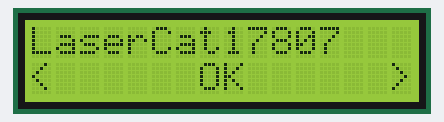
A sketch run on a simulated Arduino Uno, built with avr-gcc and run on an emulated ATmega328P. Parts: 16×2 character LCD. Random numbers use the default seed unless the sketch sets one.

Above: at 0.1 s.
At 3.2 s:
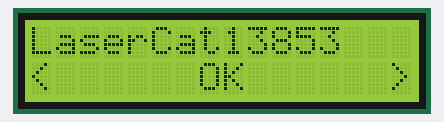
At 9.2 s:
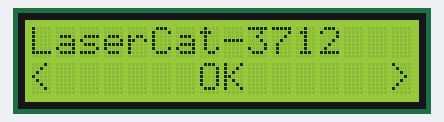
At 18.3 s:
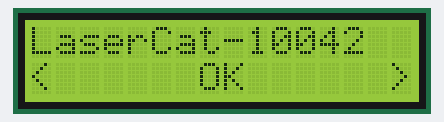
At 27.4 s:
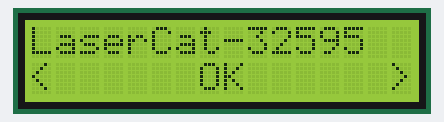
At 36.5 s:
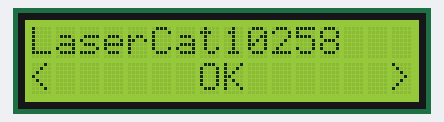

The sketch:

PLCb_LCD_Startup_Code_V3_with_I2C.ino
```cpp
//#include <LiquidCrystal.h>
#include <Wire.h>
//#include <Adafruit_LiquidCrystal.h>
#include <LiquidCrystal_I2C.h>


//const int  en = 2, rw = 1, rs = 0, d4 = 4, d5 = 5, d6 = 6, d7 = 7, bl = 3;
/*
// Define I2C Address - change if reqiuired
const int i2c_addr = 0x3F;
*/
LiquidCrystal_I2C lcd(0x27, 16, 2);
//LCD
//const int rs = 12, enLCD = 11, d4 = 5, d5 = 4, d6 = 3, d7 = 2;
//LiquidCrystal_I2C lcd(rs, enLCD, d4, d5, d6, d7);

//lowPowerMode
unsigned long currentTime, prevTime;
bool lowPower = false;

//Buttons
const int button1 = 8;
const int button2 = 9;
int buttonState = 0;

void setup() {
  // set up the LCD's number of columns and rows:
  //lcd.begin(16, 2);
  Serial.begin(9600);
  prevTime = millis();
  lcd.setBacklight(1);
  lcd.begin(16, 2);
}

void loop() {
  long randomNumber = random(1000, 10000001);

  lcd.setCursor(0, 0); // Set cursor to top left
  lcd.print("LaserCat"); // Print "LaserCat"

  // Create a buffer to hold the number as a string
  char numberStr[12]; // Enough to hold up to 10,000,000 and the null terminator
  itoa(randomNumber, numberStr, 10); // Convert number to string in base 10

  // Print the number next to "LaserCat"
  lcd.print(numberStr);

  lcd.setCursor(0, 1); // Set cursor to bottom left
  lcd.print("<      OK      >"); // Ensure the text fits
  delay(2000); // Keep text on screen for 2 seconds

  lcd.setBacklight(0);
  lcd.clear();
  delay(1000);
  lcd.setBacklight(1);
}


//Goes through the functions of the LCD
void runLCD() {
  lcd.clear();
  lcd.print("    Welcome");
  lcd.setCursor(0, 1);  //Sets cursor to bottom left
  lcd.print(" Cool tagline");
  lcd.display();
  delay(2000);
  lcd.clear();
  delay(2000);
}
```

Measured:
- what the display in image 1 shows lasts 2.0 s, from 3.1 s to 5.1 s
